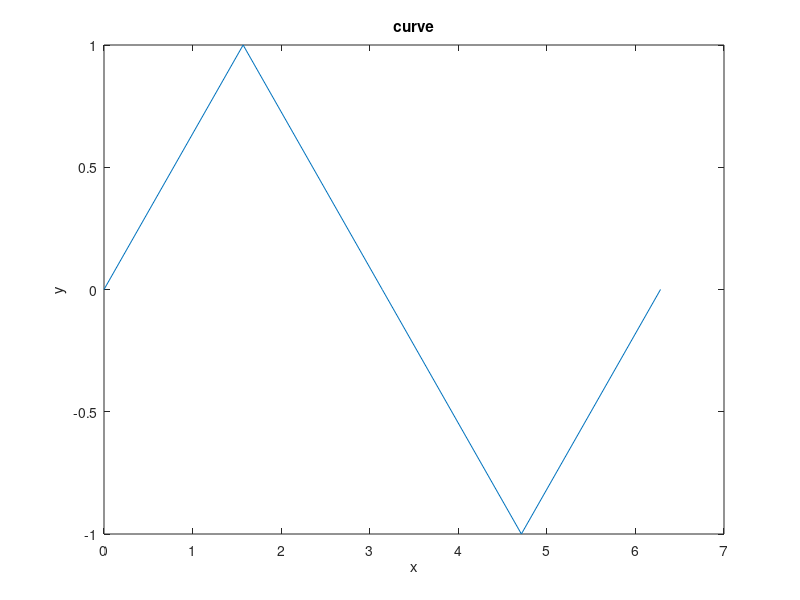
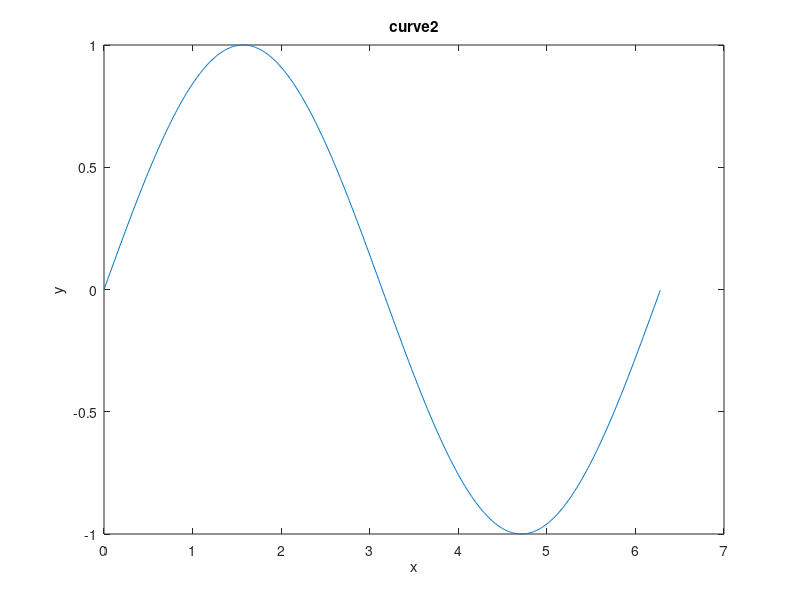
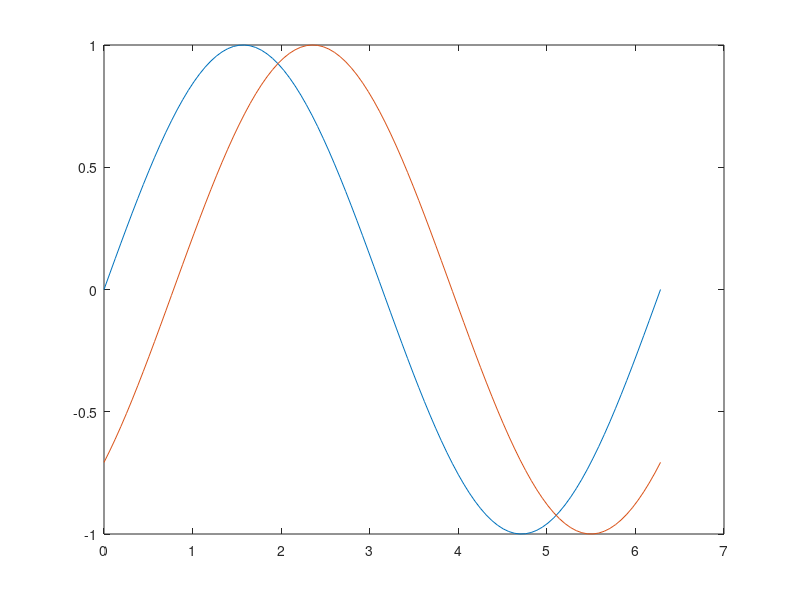
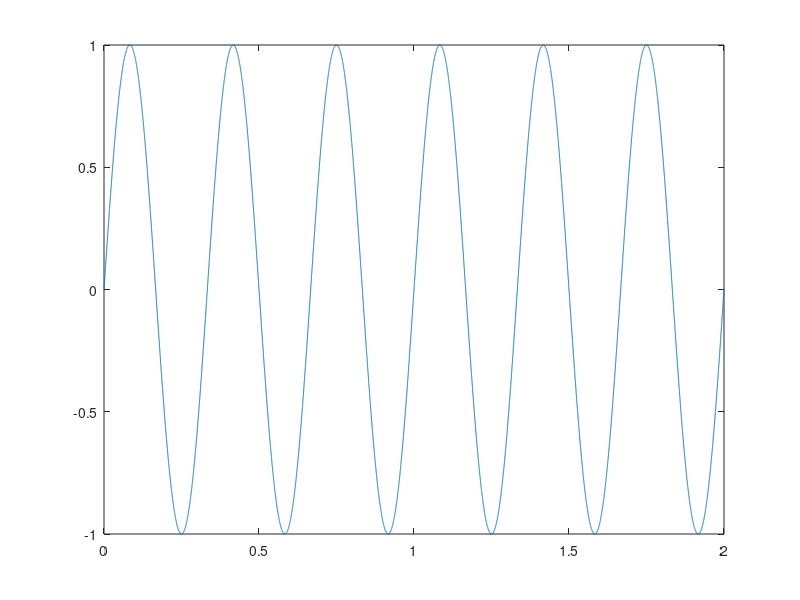

These figures' MATLAB source, in order: (Note: this script raises an error after producing the figures.)
%Yu-Hao Kong
%lab 1
%Student ID 7131384364


disp('Question 1:');

z = 35000;
y = 4
y = z


disp('Question 2a:');

i = [9 8 7 6 5 4 3];
j = [9:-1:3];
m = i - j
m(:,5)

disp('The fifth element is 0');

disp('Question 2b:');
 z=zeros(1,3)
 z=ones(1,3)
disp('Yes');


disp('Question 3a:'); 
m=[1 4 5;4 6 9;5 9 3];
m(3,1)
m(:,2)

disp('Question 3b:'); 
u=[0.2996;0.5361;-0.7892];
r=m*u
s=-5.0125*u

disp('R and S are almost the same');

disp('Question 3c:'); 

a = eye(4,4)

disp('The command is eye'); 

disp('Question 4a:'); 
figure;
Ts=pi/2; t=[0:Ts:2*pi]; plot(t,sin(t));
xlabel('x');ylabel('y');title('curve');

figure;
t1=[0:0.01:2*pi]; plot(t1,sin(t1));
xlabel('x');ylabel('y');title('curve2');

disp('Question 4b:'); 
disp('There is a way');
x = linspace(0,2*pi,100);
y1 = sin(x);
y2 = sin(x-pi/4);
figure
plot(x,y1,x,y2)

disp('Question 4c:'); 
fs=8000;
tstart=0;tend=2;
t=[tstart:1/fs:tend];
f=3;w=2*pi*f;
figure
plot(t,sin(w*t));

astart=1;aend=6;
da=(aend-astart)/(length(t)-1)
A=[astart:da:aend];
figure
plot(t,A.*sin(w*t));

disp('Question 5:'); 

fs = 8000; dt = 1/fs;
t = [0 : 1/fs : 3]; % We'll sample for 3 seconds
f = 1; % f = 1 Hz is the fundamental frequency
X1 = sin(2*pi*f*t);
X3 = sin(2*pi*3*f*t)/3;
X5 = sin(2*pi*5*f*t)/5;
X7 = sin(2*pi*7*f*t)/7;

z= X1+X3+X5+X7;

plot (X1); xlabel('x-axis'), ylabel('y-axis'), title('X1');
figure
plot (t,z); xlabel('x-axis'), ylabel('y-axis'), title('z vs t');
 
z1= zeros(1, length(t));
b=0;
for f =1:2:31
    z= sin(2*pi*f*t)/f;
    z1= z1 + z;
end
figure
plot (t,z1); xlabel('x-axis'), ylabel('y-axis'), title('z1 vs t');


disp('Question 6:'); 

t=-3:0.01:6;
u=heaviside(t+1)+heaviside(t-4)-heaviside(t-1);
figure
plot(t,u)
ylim([-0.1 1.1])

disp('Question 7:'); 

t= 0:.1:5;
x=t.*exp(-t);
y=-t.*sinh(t);
z=t.*cosh(t);
a=y+z;
figure
subplot(2,2,1);plot(t,x),xlabel 'x', ylabel 'y', title 'original';
subplot(2,2,2);plot(t,y),xlabel 'x', ylabel 'y', title 'odd';
subplot(2,2,3);plot(t,z),xlabel 'x', ylabel 'y', title 'even';
subplot(2,2,4);plot(t,a),xlabel 'x', ylabel 'y', title 'even + odd';

disp('Question 8:'); 
for x=10:100
Tstart=2;
Tend=5;
Nr=x; % number of rectangles
Dx=(Tend-Tstart)/(Nr);
t=Tstart:Dx:Tend-Dx; % sampling points
fs=t.^2; % our function evaluated at points t
A=sum(Dx*fs);
E(x)= 39-A;
end
E(10)
disp('E(10)= |39-35.895| = 3.105'); 
disp('Yes, the number is closer to 39'); 
E(63)
disp('63 rectangles are required'); 

figure
plot (E); xlabel('x-axis'), ylabel('y-axis'), title('graph');
xlim([10 100])

disp('Extra Credit:'); 


